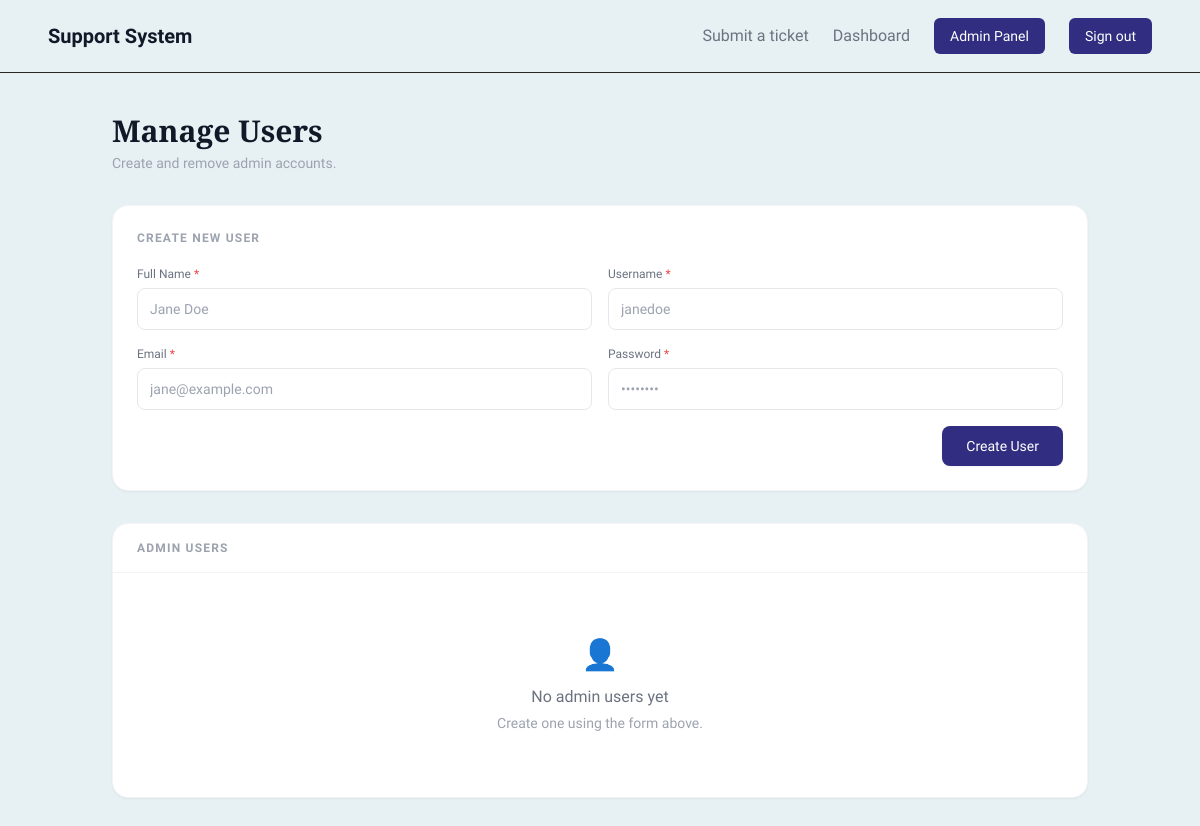
/admin/users (signed in), run on an earlier commit of the app's database.
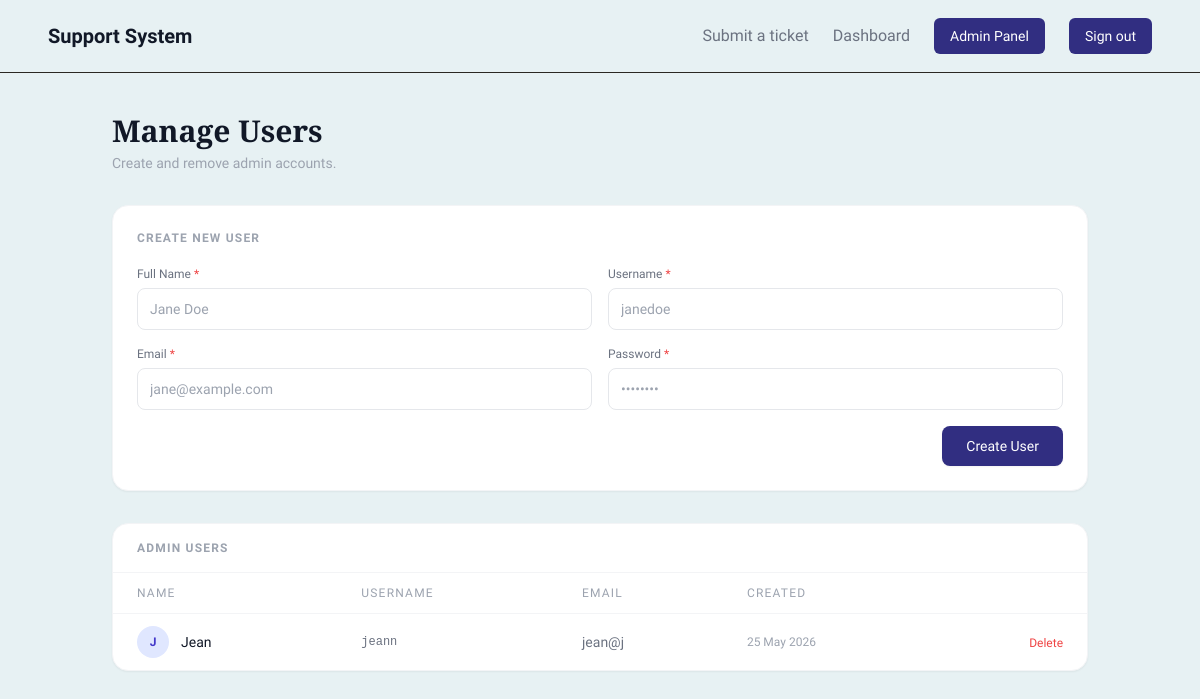
And on a later commit of the database.
### models/user.py (models this page shows)
class User(db.Model, UserMixin):
    __tablename__ = 'users'
    id = db.Column(db.Integer, primary_key=True)
    name = db.Column(db.String(100), nullable=False)
    username = db.Column(db.String(80), unique=True, nullable=False)
    email = db.Column(db.String(120), unique=True, nullable=False)
    password_hash = db.Column(db.String(200), nullable=False)
    is_superadmin = db.Column(db.Boolean, default=False)
    created_at = db.Column(db.DateTime, default=datetime.utcnow)
    is_active = db.Column(db.Boolean, default=True, nullable=False)

### routes/admin.py (the view)
@admin_bp.route('/users')
@login_required
@require_permission('Users', 'can_view')
def users():
    all_users = User.query.filter_by(is_superadmin=False, is_active=True).order_by(User.created_at.desc()).all()
    return render_template('admin/users.html', users=all_users)

### app.py (called while the page is built)
@app.after_request
def add_no_cache(response):
    response.headers['Cache-Control'] = 'no-cache, no-store, must-revalidate'
    response.headers['Pragma'] = 'no-cache'
    response.headers['Expires'] = '0'
    return response

### routes/admin.py (called while the page is built)
@admin_bp.context_processor
def admin_permissions():
    if not current_user.is_authenticated:
        return dict(users_perm=None)
    if current_user.is_superadmin:
        class _All:
            can_view = can_create = can_edit = can_delete = True
        return dict(users_perm=_All())
    perm = UserPermission.query.filter_by(
        user_id=current_user.id, module='Users'
    ).first()
    return dict(users_perm=perm)

### templates/admin/users.html (shortened to what the changed rows need)
{% extends "base.html" %}
{% block content %}
<div class="max-w-5xl mx-auto px-6 py-10">
  <div class="mb-8">
    <h1 class="text-3xl font-bold text-gray-900" style="font-family: 'Playfair Display', serif;">Manage Users</h1>
  </div>
  {% if users_perm and users_perm.can_create %}
  <div class="bg-white rounded-2xl border border-gray-100 shadow-sm p-6 mb-8">
    <h2 class="text-xs font-semibold uppercase tracking-widest text-gray-400 mb-5">Create New User</h2>
  </div>
  {% endif %}
  <div class="bg-white rounded-2xl border border-gray-100 shadow-sm overflow-hidden">
    <div class="px-6 py-4 border-b border-gray-100">
      <h2 class="text-xs font-semibold uppercase tracking-widest text-gray-400">Admin Users</h2>
    </div>
    {% if users %}
    <table class="w-full text-sm">
      <thead>
        <tr class="border-b border-gray-100 text-xs text-gray-400 uppercase tracking-widest">
          <th class="text-left px-6 py-3 font-medium">Name</th>
          <th class="text-left px-6 py-3 font-medium">Username</th>
          <th class="text-left px-6 py-3 font-medium">Email</th>
          <th class="text-left px-6 py-3 font-medium">Created</th>
          {% if users_perm and users_perm.can_delete %}<th class="px-6 py-3"></th>{% endif %}
        </tr>
      </thead>
      <tbody class="divide-y divide-gray-50">
        {% for user in users %}
        <tr class="hover:bg-gray-50 transition">
          <td class="px-6 py-3 font-medium text-gray-900">
            <div class="flex items-center gap-3">
              <div class="w-8 h-8 rounded-full bg-indigo-100 flex items-center justify-center text-xs font-bold text-indigo-700">
                {{ user.name[0].upper() }}
              </div>
              {{ user.name }}
            </div>
          </td>
          <td class="px-6 py-3 text-gray-500 font-mono text-xs">{{ user.username }}</td>
          <td class="px-6 py-3 text-gray-500">{{ user.email }}</td>
          <td class="px-6 py-3 text-gray-400 text-xs">{{ user.created_at.strftime('%d %b %Y') }}</td>
          {% if users_perm and users_perm.can_delete %}
          <td class="px-6 py-3 text-right">
            {% if user.id != current_user.id %}
            <form method="POST" action="{{ url_for('admin.delete_user', user_id=user.id) }}"
                  onsubmit="return confirm('Delete {{ user.name }}? This cannot be undone.')">
              <button type="submit"
                      class="text-xs text-red-500 hover:text-red-700 font-medium transition">
                Delete
              </button>
            </form>
            {% endif %}
          </td>
          {% endif %}
        </tr>
        {% endfor %}
      </tbody>
    </table>
    {% else %}
    <div class="text-center py-16 text-gray-400">
      <p class="text-3xl mb-3">👤</p>
      <p class="font-medium text-gray-500">No admin users yet</p>
      <p class="text-sm mt-1">Create one using the form above.</p>
    </div>
    {% endif %}
  </div>
</div>
{% endblock %}

What changed in the data, as far as the page shows it:
added User: name "J", name "Jean", username "jeann", email "jean@j", created_at "25 May 2026"
Also different on the page:
text no longer shown: "👤 No admin users yet Create one using the form above."
text now shown: "NAME USERNAME EMAIL CREATED"
